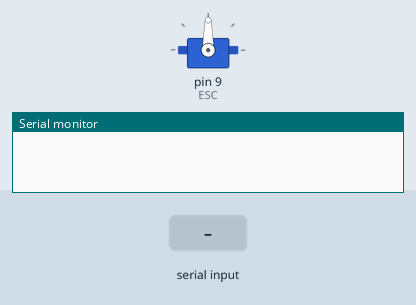
Bench run of a sketch on a simulated Arduino Uno, built with avr-gcc and run on an emulated ATmega328P. Shown: servo, the last lines printed to the serial monitor. The test bench sets the inputs (shaded band).

Above: at 1.2 s.
1.3 s: "90,45\n" received over Serial
At 4.1 s:
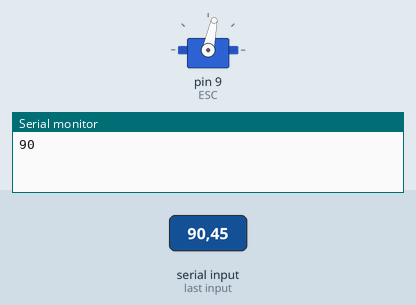
4.3 s: "30,150\n" received over Serial
At 6.1 s:
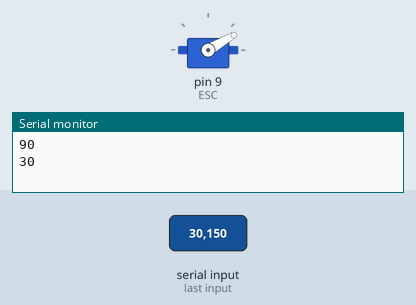
Timing chart, 0 to 15.9 s (numbered marks = the images above; inputs shaded):
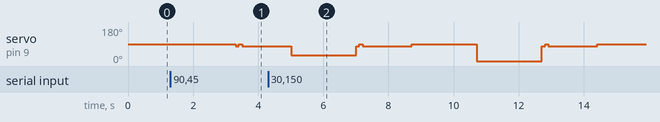

The sketch:

ESC.ino
```cpp
#include <Servo.h>

Servo ESC;     // create servo object to control the ESC
int inputValue;

void setup() {
  // Attach the ESC on pin 9
  ESC.attach(9,1000,2000); // (pin, min pulse width, max pulse width in microseconds)
  Serial.begin(9600);
}

void loop() {
  while (Serial.available() == 0) {} // Attendre que l'utilisateur entre une valeur
  inputValue = Serial.parseInt();
  Serial.parseInt();
  Serial.println(inputValue);
  ESC.write(inputValue);    // Send the signal to the ESC
  delay(2000);
  ESC.write(78);
  delay(100);
  ESC.write(90);
  delay(100);
  ESC.write(78);
  delay(1500);
  ESC.write(90);
}
```

Measured:
- after the input at 1.3 s, servo on pin 9 (ESC): 90° → 78° after 2.0 s, → 90° 0.10 s later, → 78° 0.10 s later
